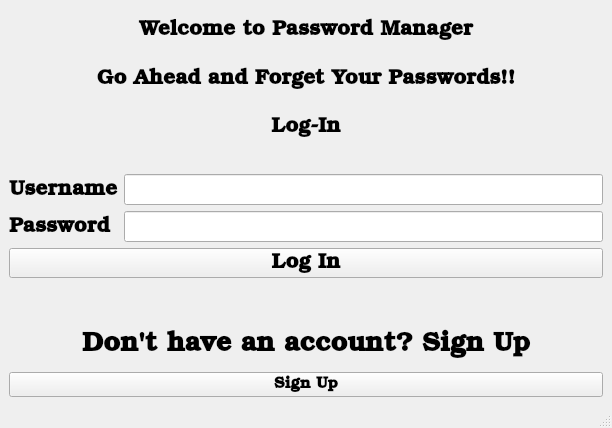
<?xml version="1.0" encoding="UTF-8"?>
<ui version="4.0">
 <class>MainWindow</class>
 <widget class="QMainWindow" name="MainWindow">
  <property name="geometry">
   <rect>
    <x>0</x>
    <y>0</y>
    <width>612</width>
    <height>428</height>
   </rect>
  </property>
  <property name="windowTitle">
   <string>MainWindow</string>
  </property>
  <widget class="QWidget" name="centralwidget">
   <layout class="QVBoxLayout" name="verticalLayout">
    <item>
     <widget class="QLabel" name="label_5">
      <property name="font">
       <font>
        <family>Bookman Old Style</family>
        <pointsize>16</pointsize>
        <weight>75</weight>
        <bold>true</bold>
       </font>
      </property>
      <property name="text">
       <string>Welcome to Password Manager</string>
      </property>
      <property name="alignment">
       <set>Qt::AlignCenter</set>
      </property>
     </widget>
    </item>
    <item>
     <widget class="QLabel" name="label_6">
      <property name="font">
       <font>
        <family>Bookman Old Style</family>
        <pointsize>16</pointsize>
        <weight>75</weight>
        <bold>true</bold>
       </font>
      </property>
      <property name="text">
       <string>Go Ahead and Forget Your Passwords!!</string>
      </property>
      <property name="alignment">
       <set>Qt::AlignCenter</set>
      </property>
     </widget>
    </item>
    <item>
     <widget class="QLabel" name="label_3">
      <property name="font">
       <font>
        <family>Bookman Old Style</family>
        <pointsize>16</pointsize>
        <weight>75</weight>
        <bold>true</bold>
       </font>
      </property>
      <property name="text">
       <string>Log-In</string>
      </property>
      <property name="alignment">
       <set>Qt::AlignCenter</set>
      </property>
     </widget>
    </item>
    <item>
     <spacer name="horizontalSpacer_3">
      <property name="orientation">
       <enum>Qt::Horizontal</enum>
      </property>
      <property name="sizeHint" stdset="0">
       <size>
        <width>40</width>
        <height>20</height>
       </size>
      </property>
     </spacer>
    </item>
    <item>
     <layout class="QFormLayout" name="formLayout">
      <item row="0" column="0">
       <widget class="QLabel" name="label">
        <property name="font">
         <font>
          <family>Bookman Old Style</family>
          <pointsize>16</pointsize>
          <weight>75</weight>
          <bold>true</bold>
         </font>
        </property>
        <property name="text">
         <string>Username</string>
        </property>
       </widget>
      </item>
      <item row="0" column="1">
       <widget class="QLineEdit" name="username">
        <property name="font">
         <font>
          <family>Bookman Old Style</family>
          <pointsize>16</pointsize>
          <weight>75</weight>
          <bold>true</bold>
         </font>
        </property>
        <property name="text">
         <string/>
        </property>
        <property name="alignment">
         <set>Qt::AlignCenter</set>
        </property>
       </widget>
      </item>
      <item row="5" column="0">
       <widget class="QLabel" name="label_2">
        <property name="font">
         <font>
          <family>Bookman Old Style</family>
          <pointsize>16</pointsize>
          <weight>75</weight>
          <bold>true</bold>
         </font>
        </property>
        <property name="text">
         <string>Password</string>
        </property>
       </widget>
      </item>
      <item row="5" column="1">
       <widget class="QLineEdit" name="password">
        <property name="font">
         <font>
          <family>Bookman Old Style</family>
          <pointsize>16</pointsize>
          <weight>75</weight>
          <bold>true</bold>
         </font>
        </property>
        <property name="text">
         <string/>
        </property>
        <property name="echoMode">
         <enum>QLineEdit::Password</enum>
        </property>
        <property name="alignment">
         <set>Qt::AlignCenter</set>
        </property>
       </widget>
      </item>
     </layout>
    </item>
    <item>
     <widget class="QPushButton" name="logIn">
      <property name="font">
       <font>
        <family>Bookman Old Style</family>
        <pointsize>16</pointsize>
        <weight>75</weight>
        <bold>true</bold>
       </font>
      </property>
      <property name="text">
       <string>Log In</string>
      </property>
     </widget>
    </item>
    <item>
     <spacer name="horizontalSpacer_2">
      <property name="orientation">
       <enum>Qt::Horizontal</enum>
      </property>
      <property name="sizeHint" stdset="0">
       <size>
        <width>40</width>
        <height>20</height>
       </size>
      </property>
     </spacer>
    </item>
    <item>
     <spacer name="horizontalSpacer">
      <property name="orientation">
       <enum>Qt::Horizontal</enum>
      </property>
      <property name="sizeHint" stdset="0">
       <size>
        <width>40</width>
        <height>20</height>
       </size>
      </property>
     </spacer>
    </item>
    <item>
     <widget class="QLabel" name="label_4">
      <property name="font">
       <font>
        <family>Bookman Old Style</family>
        <pointsize>20</pointsize>
        <weight>75</weight>
        <bold>true</bold>
       </font>
      </property>
      <property name="text">
       <string>Don't have an account? Sign Up</string>
      </property>
      <property name="alignment">
       <set>Qt::AlignCenter</set>
      </property>
     </widget>
    </item>
    <item>
     <widget class="QPushButton" name="signUp">
      <property name="font">
       <font>
        <family>Bookman Old Style</family>
        <pointsize>12</pointsize>
        <weight>75</weight>
        <bold>true</bold>
       </font>
      </property>
      <property name="text">
       <string>Sign Up</string>
      </property>
     </widget>
    </item>
   </layout>
  </widget>
  <widget class="QMenuBar" name="menubar">
   <property name="geometry">
    <rect>
     <x>0</x>
     <y>0</y>
     <width>612</width>
     <height>21</height>
    </rect>
   </property>
  </widget>
  <widget class="QStatusBar" name="statusbar"/>
 </widget>
 <resources/>
 <connections/>
</ui>
